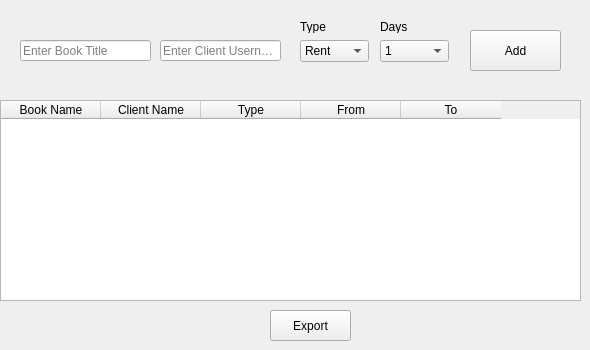
    <widget class="QWidget" name="tab">
     <attribute name="title">
      <string>Tab 1</string>
     </attribute>
     <widget class="QTableWidget" name="tableWidget">
      <property name="geometry">
       <rect>
        <x>0</x>
        <y>100</y>
        <width>581</width>
        <height>201</height>
       </rect>
      </property>
      <column>
       <property name="text">
        <string>Book Name</string>
       </property>
      </column>
      <column>
       <property name="text">
        <string>Client Name</string>
       </property>
      </column>
      <column>
       <property name="text">
        <string>Type</string>
       </property>
      </column>
      <column>
       <property name="text">
        <string>From</string>
       </property>
      </column>
      <column>
       <property name="text">
        <string>To</string>
       </property>
      </column>
     </widget>
     <widget class="QPushButton" name="pushButton_6">
      <property name="geometry">
       <rect>
        <x>470</x>
        <y>30</y>
        <width>91</width>
        <height>41</height>
       </rect>
      </property>
      <property name="text">
       <string>Add</string>
      </property>
     </widget>
     <widget class="QComboBox" name="comboBox">
      <property name="geometry">
       <rect>
        <x>300</x>
        <y>40</y>
        <width>69</width>
        <height>22</height>
       </rect>
      </property>
      <item>
       <property name="text">
        <string>Rent</string>
       </property>
      </item>
      <item>
       <property name="text">
        <string>Retrieve</string>
       </property>
      </item>
     </widget>
     <widget class="QComboBox" name="comboBox_2">
      <property name="geometry">
       <rect>
        <x>380</x>
        <y>40</y>
        <width>69</width>
        <height>22</height>
       </rect>
      </property>
      <item>
       <property name="text">
        <string>1</string>
       </property>
      </item>
      <item>
       <property name="text">
        <string>2</string>
       </property>
      </item>
      <item>
       <property name="text">
        <string>3</string>
       </property>
      </item>
      <item>
       <property name="text">
        <string>4</string>
       </property>
      </item>
      <item>
       <property name="text">
        <string>5</string>
       </property>
      </item>
      <item>
       <property name="text">
        <string>6</string>
       </property>
      </item>
      <item>
       <property name="text">
        <string>7</string>
       </property>
      </item>
      <item>
       <property name="text">
        <string>8</string>
       </property>
      </item>
      <item>
       <property name="text">
        <string>9</string>
       </property>
      </item>
      <item>
       <property name="text">
        <string>10</string>
       </property>
      </item>
     </widget>
     <widget class="QLabel" name="label">
      <property name="geometry">
       <rect>
        <x>300</x>
        <y>20</y>
        <width>47</width>
        <height>13</height>
       </rect>
      </property>
      <property name="text">
       <string>Type</string>
      </property>
     </widget>
     <widget class="QLabel" name="label_2">
      <property name="geometry">
       <rect>
        <x>380</x>
        <y>20</y>
        <width>47</width>
        <height>13</height>
       </rect>
      </property>
      <property name="text">
       <string>Days</string>
      </property>
     </widget>
     <widget class="QLineEdit" name="lineEdit_18">
      <property name="geometry">
       <rect>
        <x>20</x>
        <y>40</y>
        <width>131</width>
        <height>21</height>
       </rect>
      </property>
      <property name="placeholderText">
       <string>Enter Book Title</string>
      </property>
     </widget>
     <widget class="QLineEdit" name="lineEdit_25">
      <property name="geometry">
       <rect>
        <x>160</x>
        <y>40</y>
        <width>121</width>
        <height>21</height>
       </rect>
      </property>
      <property name="placeholderText">
       <string>Enter Client Username</string>
      </property>
     </widget>
     <widget class="QPushButton" name="pushButton_26">
      <property name="geometry">
       <rect>
        <x>270</x>
        <y>310</y>
        <width>81</width>
        <height>31</height>
       </rect>
      </property>
      <property name="text">
       <string>Export</string>
      </property>
     </widget>
    </widget>
